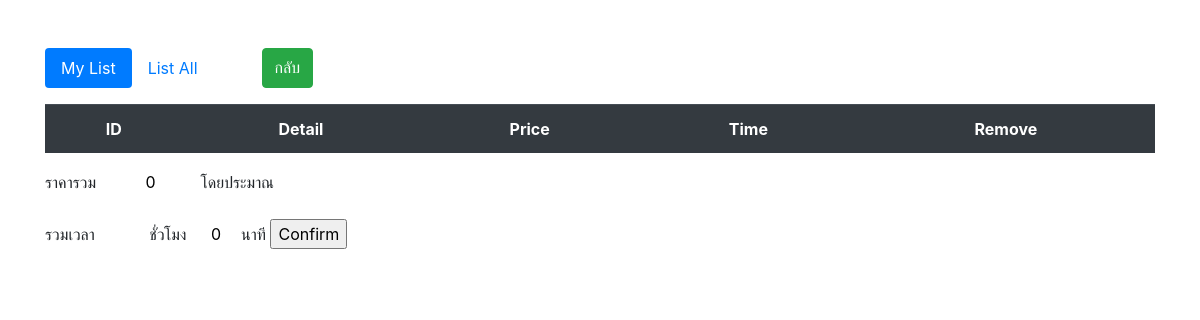
Before: /shopping/list_shopping.php (signed in) with the older database file.
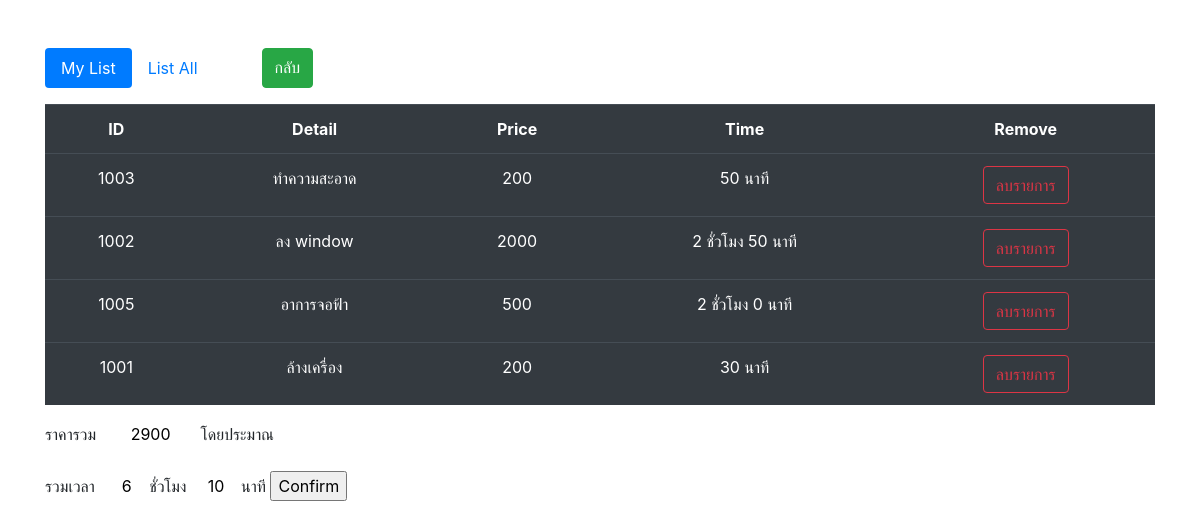
After: the same page with the newer database file.
### tables this page shows
CREATE TABLE `order` (
  `id_product` text NOT NULL,
  `user_id` text NOT NULL,
  `id` int(11) NOT NULL,
  `id_order` text NOT NULL
);

CREATE TABLE `price_rate` (
  `Price` int(11) NOT NULL,
  `List` text NOT NULL,
  `id_list` int(3) NOT NULL,
  `time` int(11) NOT NULL
);

### shopping/list_shopping.php (the view, shortened to what this page needs)
<?php
require './../DB_ce-app/User.php';
$AA = $_SESSION["User_id"];
$p = "SELECT price_rate.List,price_rate.Price,price_rate.id_list,order.user_id,price_rate.time FROM `order`,`price_rate` WHERE user_id =$AA and price_rate.id_list=order.id_product";
$result = mysqli_query($connect,$p);
$psum = "SELECT SUM(time)AS WWW FROM `order`,`price_rate` WHERE user_id =$AA and price_rate.id_list=order.id_product";
$resultsum = mysqli_query($connect,$psum);
$sumtime = mysqli_fetch_array($resultsum);
?>
<!DOCTYPE html>
<html lang="en">
<head>
    <link rel="stylesheet" href="https://stackpath.bootstrapcdn.com/bootstrap/4.3.1/css/bootstrap.min.css"
>
    <link rel="stylesheet" href="../css.css">
</head>
<body>
    <div class="container"><br><br>
        <ul class="nav nav-pills mb-3" id="pills-tab" role="tablist">
            <li class="nav-item" id="AAA">
                <a class="nav-link active" id="pills-home-tab" data-toggle="pill" href="#pills-home" role="tab"
                    aria-controls="pills-home" aria-selected="true">My List</a>
            </li>
            <li class="nav-item mr-5">
                <a class="nav-link" id="pills-profile-tab" data-toggle="pill" href="#pills-profile" role="tab"
                    aria-controls="pills-profile" aria-selected="false">List All</a>
            </li>
                <a href="../user/user_page.php" class="btn btn-success" class="ml-3">กลับ</a>
        </ul>
        <div class="tab-content" id="pills-tabContent">
            <div class="tab-pane fade show active" id="pills-home" role="tabpanel" aria-labelledby="pills-home-tab">
                <table class="table table-dark" id="user_data">
                    <tr style="text-align:center">
                        <th>ID</th>
                        <th>Detail</th>
                        <th>Price</th>
                        <th>Time</th>
                        <th>Remove</th>
                    </tr>
                    <?php
                    $sum=0;
                        while($row = mysqli_fetch_array($result,MYSQLI_ASSOC)){
                    ?>
                    <tr style="text-align:center" class="pa">
                        <td><?php echo $row['id_list']?></td>
                        <td><?php echo $row['List'];
                        ?>
                        </td>
                        <td><?php echo $row['Price'];
                        $sum += $row['Price'];
                        ?></td>
                        <td><?php
                        $num = $row['time'];
                            $hour = $num/60;
                            if($hour < 1){
                                $hour = 0;
                                echo" ";
                            }else{
                                echo(int)$hour." ชั่วโมง ";
                            }
                            $minute = $num%60;
                            echo $minute." นาที ";
                        ?></td>
                        <td><a href="remove.php?id=<?php echo $row['id_list']?>" class="btn btn-outline-danger" id="remove" onclick="return confirm('คุณต้องการลบข้อมูลที่เลือก?')">ลบรายการ</a></td>
                    </tr>
                    <?php }?>
                </table>
            <form action="../user/setting/confirm/confirm_repair_user.php" method="post" name="insert_form" id="insert_form" >
                         ราคารวม
                        <input type="text" value="<?php echo$sum?>" name="price" style="width:100px;border:0; overflow:hidden;text-align: center;" readonly>โดยประมาณ
                        <br> <br>
                       รวมเวลา
                        <input type="text" value=" <?php $time = $sumtime['WWW'];
                            $hour = $time/60;
                            if($hour < 1){
                                echo" ";
                            }else{
                                echo(int)$hour;
                            }?>" name="time_hour" style="width:50px;border:0; overflow:hidden;text-align: center;"
                        readonly>ชั่วโมง
                        <input type="text" value="<?php
                            $time = $sumtime['WWW'];
                            $minute = $time%60;
                            echo $minute;
                        ?>" name="time_minute" style="width:50px;border:0; overflow:hidden;text-align: center;" readonly>นาที
                <input type="submit" value="Confirm"> <br><br>
                </form>
            </div>
        </div>
    </div>
</body>
</html>

### shopping/list_shopping.php (style rules this page uses)
html, body { padding:0px; margin:0px; height:100%; }

Changed rows visible on the page:
now on this page (row edited): order: price_rate.id_list "1003", price_rate.List "ทำความสะอาด", price_rate.Price "200", price_rate.time "50"
added order: price_rate.id_list "1002", price_rate.List "ลง window", price_rate.Price "2000", price_rate.time "2", price_rate.time "50"
added order: price_rate.id_list "1005", price_rate.List "อาการจอฟ้า", price_rate.Price "500", price_rate.time "2", price_rate.time "0"
added order: price_rate.id_list "1001", price_rate.List "ล้างเครื่อง", price_rate.Price "200", price_rate.time "30"
Other visible differences:
form field price: "0" → "2900"
form field time_hour: (not shown) → "6"
form field time_minute: "0" → "10"
